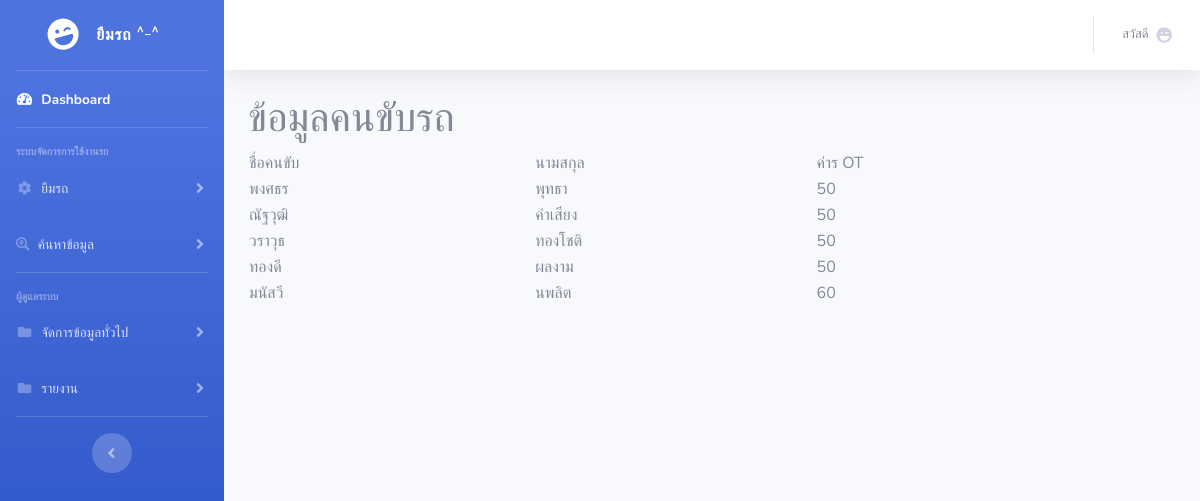
Page /driver.php on the committed database.
### tables this page shows
CREATE TABLE `driver` (
  `DRI_ID` varchar(3) NOT NULL,
  `DRI_NAME` varchar(50) DEFAULT NULL,
  `DRI_LNAME` varchar(50) DEFAULT NULL,
  `OT` varchar(3) NOT NULL,
  `STA` varchar(3) NOT NULL
);

### driver.php (the view)
<?php
include('inc/db.php');
include('header.php');
include('menu.php');
echo '
<h1>ข้อมูลคนขับรถ</h1>
<table width="90%">
<tr>
<td> ชื่อคนขับ </td>
<td> นามสกุล </td>
<td> ค่าร OT </td>
</tr>
';
$sql = "SELECT dri_name , dri_lname , ot FROM driver";
$result = $conn->query($sql);
while($row = $result->fetch_assoc()){
    echo '
    <tr>
    <td> ' . $row['dri_name'] . ' </td>
    <td> ' . $row['dri_lname'] . ' </td>
    <td> ' . $row['ot'] . ' </td>
    ';
}
echo '</table>';
include('footer.php');

### header.php
<?php
  echo '<!DOCTYPE html>
  <html lang="en">
  <head>
    <meta charset="utf-8">
    <meta http-equiv="X-UA-Compatible" content="IE=edge">
    <meta name="viewport" content="width=device-width, initial-scale=1, shrink-to-fit=no">
    <meta name="description" content="">
    <meta name="author" content="">
    <script src="https://cdnjs.cloudflare.com/ajax/libs/jquery/3.3.1/jquery.min.js"></script>
    <script src="addpum.js"></script>
    <title>SB Admin 2 - Dashboard</title>
    <link href="vendor/fontawesome-free/css/all.min.css" rel="stylesheet" type="text/css">
    <link
      href="https://fonts.googleapis.com/css?family=Nunito:200,200i,300,300i,400,400i,600,600i,700,700i,800,800i,900,900i"
      rel="stylesheet">
    <link href="css/sb-admin-2.min.css" rel="stylesheet">
    <link href="css/calendercss.css" rel="stylesheet">
    <script src="//code.jquery.com/jquery-1.11.1.min.js"></script>
  </head>
  <body id="page-top">
  ';
?>

### menu.php (shortened to what this page needs)
<?php
echo '
<div id="wrapper">
<ul class="navbar-nav bg-gradient-primary sidebar sidebar-dark accordion" id="accordionSidebar">
  <a class="sidebar-brand d-flex align-items-center justify-content-center" href="index.php">
    <div class="sidebar-brand-icon rotate-n-15">
      <i class="fas fa-laugh-wink"></i>
    </div>
    <div class="sidebar-brand-text mx-3">ยืมรถ <sup>^_^</sup></div>
  </a>
  <hr class="sidebar-divider my-0">
  <li class="nav-item active">
    <a class="nav-link" href="index.php">
      <i class="fas fa-fw fa-tachometer-alt"></i>
      <span>Dashboard</span></a>
  </li>
  <hr class="sidebar-divider">
  <div class="sidebar-heading">
    ระบบจัดการการใช้งานรถ
  </div>
  <li class="nav-item">
    <a class="nav-link collapsed" href="#" data-toggle="collapse" data-target="#collapseTH" aria-expanded="true"
      aria-controls="collapseTH">
      <i class="fas fa-fw fa-cog"></i>
      <span>ยืมรถ</span>
    </a>
  </li>
  <li class="nav-item">
    <a class="nav-link collapsed" href="#" data-toggle="collapse" data-target="#collapseThree" aria-expanded="true"
      aria-controls="collapseThree">
      <i class="fas fa-search-location"></i>
      <span>ค้นหาข้อมูล</span>
    </a>
  </li>
  <hr class="sidebar-divider">
  <div class="sidebar-heading">
    ผู้ดูแลระบบ
  </div>
  <li class="nav-item">
    <a class="nav-link collapsed" href="#" data-toggle="collapse" data-target="#collapsePages" aria-expanded="true"
      aria-controls="collapsePages">
      <i class="fas fa-fw fa-folder"></i>
      <span>จัดการข้อมูลทั่วไป</span>
    </a>
  </li>
  <li class="nav-item">
    <a class="nav-link collapsed" href="#" data-toggle="collapse" data-target="#collapsePages2" aria-expanded="true"
      aria-controls="collapsePages2">
      <i class="fas fa-fw fa-folder"></i>
      <span>รายงาน</span>
    </a>
  </li>
  <hr class="sidebar-divider d-none d-md-block">
  <div class="text-center d-none d-md-inline">
    <button class="rounded-circle border-0" id="sidebarToggle"></button>
  </div>
</ul>
<div id="content-wrapper" class="d-flex flex-column">
  <div id="content">
    <nav class="navbar navbar-expand navbar-light bg-white topbar mb-4 static-top shadow">
      <ul class="navbar-nav ml-auto">
        <li class="nav-item dropdown no-arrow">
        <a class="nav-link dropdown-toggle" href="#" id="userDropdown" role="button" data-toggle="dropdown" aria-haspopup="true" aria-expanded="false">
          <span class="mr-2 d-none d-lg-inline text-gray-600 small">สวัสดี</span>
          <i class="fas fa-laugh-wink"></i>
        </a>
      </li>
      </ul>
    </nav>
<div class="container-fluid">
';
?>

### footer.php
<?php
echo '
</div>
</div>
</div>
</div>
<script src="vendor/jquery/jquery.min.js"></script>
<script src="vendor/bootstrap/js/bootstrap.bundle.min.js"></script>
<script src="vendor/jquery-easing/jquery.easing.min.js"></script>
<script src="js/sb-admin-2.min.js"></script>
<script src="vendor/chart.js/Chart.min.js"></script>
<script src="js/demo/chart-area-demo.js"></script>
<script src="js/demo/chart-pie-demo.js"></script>
</body>
</html>
';
?>

### rows in the picture
driver: DRI_NAME "พงศธร", DRI_LNAME "พุทธา", OT "50"
driver: DRI_NAME "ณัฐวุฒิ", DRI_LNAME "คำเสียง", OT "50"
driver: DRI_NAME "วราวุธ", DRI_LNAME "ทองโชติ", OT "50"
driver: DRI_NAME "ทองดี", DRI_LNAME "ผลงาม", OT "50"
driver: DRI_NAME "มนัสวี", DRI_LNAME "นพลิต", OT "60"
